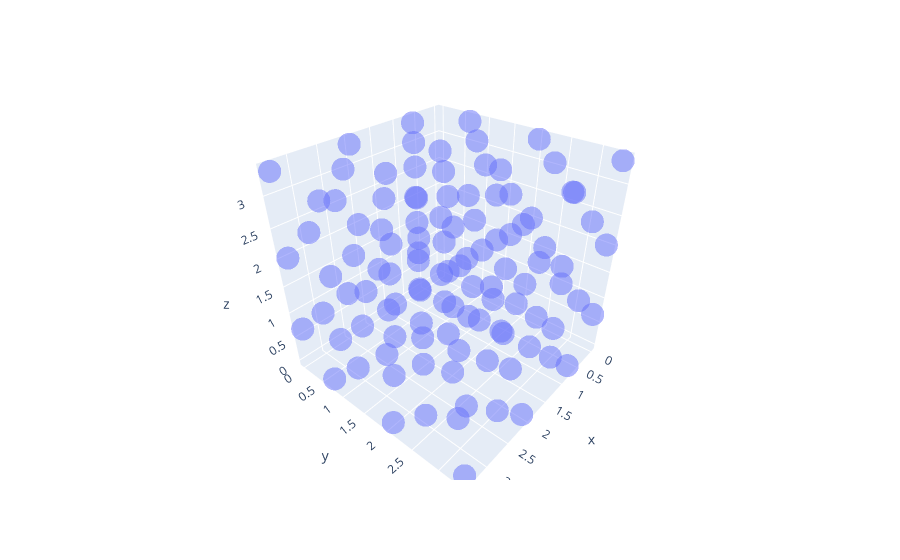

Source (notebook cell):
### Code cell
pos, L, N = IC_pos(L_cell, N_cell)

px.scatter_3d(x=pos[:,0], y=pos[:,1], z=pos[:,2], opacity=0.5)
